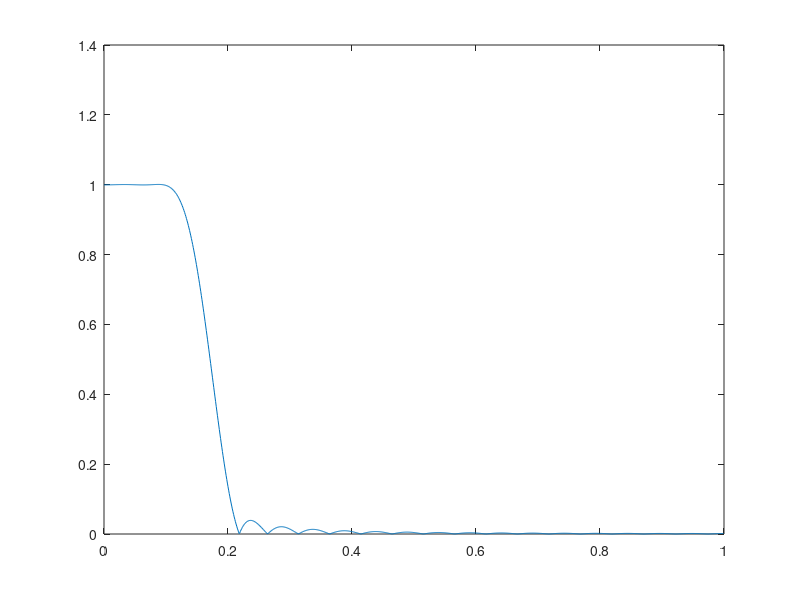
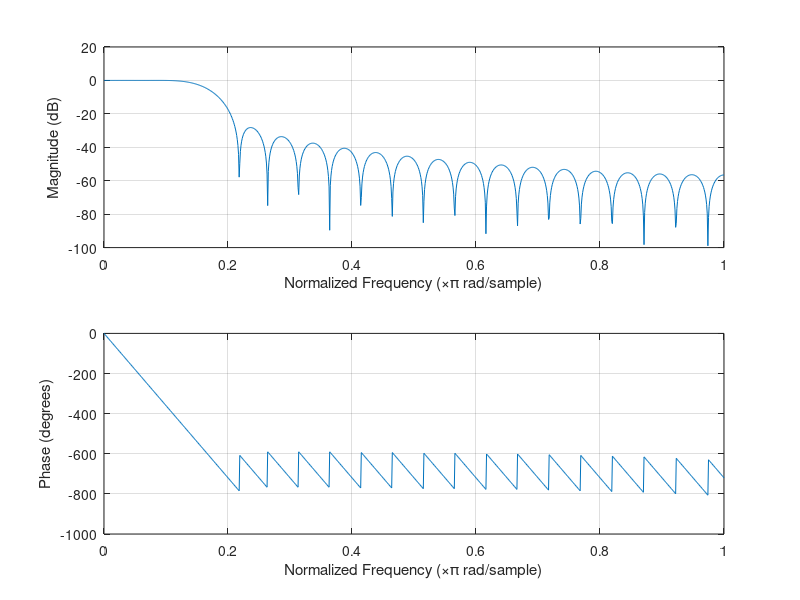

Reproduce these figures in MATLAB, in order. (Note: this script raises an error after producing the figures.)
clc; clear all; close all;

load('filter_1.mat');
load('filter_2.mat');

% A = AA;B = BB;

[H, w] = freqz(B, A, 1000);
% w se normuje pi, aby byla normalni cisla
figure;plot(w/pi, abs(H))

figure;freqz(B,A,1000);

figure;phasedelay(B, A, 1000);

figure;stem(B);title('impulzni odezva');

% ctvercova vlna
% filtr jedna ma propustne pasmo 0.2pi
N = 1000;
n = 0:N-1;
x = zeros(size(N));
w_b = 0.02*pi;
frm = 1:200;
% cim vic k, tim vic sinusovek
for k = 1:5
    x = x + 4/pi*sin((2*k-1)*w_b*n)/(2*k-1);
end
figure;plot(n(frm), x(frm));

[X,w_ax] = dtft(x, 10*length(x), true);
figure;plot(w_ax/pi, abs(X));

y = filter(B, A, x);
dly = 20;
figure;plot(n(frm), x(frm));
hold on;plot(n(frm), y(dly+frm));

[Y, w_ax]=dtft(y, 10*length(x), true);
figure; plot(w_ax/pi, abs(Y));